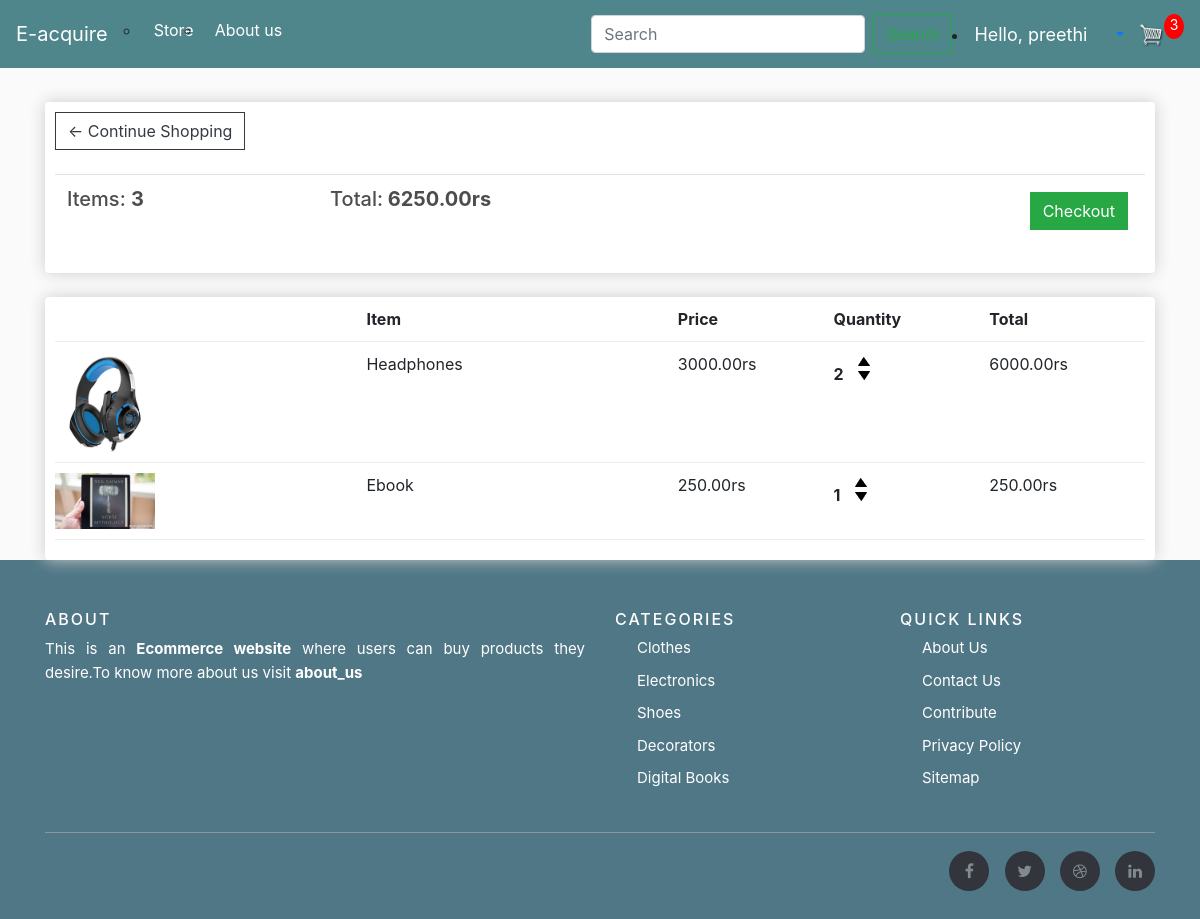
The app's page /cart/ (signed in) with its own data.
### store/models.py (models this page shows, shortened)
class Order(models.Model):
    customer = models.ForeignKey(Customer, on_delete=models.SET_NULL, null=True, blank=True)
    date_ordered = models.DateTimeField(auto_now_add=True)
    complete = models.BooleanField(default=False)
    transaction_id = models.CharField(max_length=100, null=True)
    @property
    def get_cart_total(self):
        orderitems = self.orderitem_set.all()
        total = sum([item.get_total for item in orderitems])
        return total
    @property
    def get_cart_items(self):
        orderitems = self.orderitem_set.all()
        total = sum([item.quantity for item in orderitems])
        return total

class OrderItem(models.Model):
    product = models.ForeignKey(Product, on_delete=models.SET_NULL, null=True)
    order = models.ForeignKey(Order, on_delete=models.SET_NULL, null=True)
    quantity = models.IntegerField(default=0, null=True, blank=True)
    date_added = models.DateTimeField(auto_now_add=True)
    @property
    def get_total(self):
        total = self.product.price * self.quantity
        return total

class Product(models.Model):
    name = models.CharField(max_length=200)
    price = models.FloatField()
    description = models.TextField(null=True,blank=True)
    digital = models.BooleanField(default=False, null=True, blank=True)
    image = models.ImageField(null=True, blank=True)
    @property
    def imageURL(self):
        try:
            url = self.image.url
        except:
            url = ''
        return url

### store/views.py (the view)
# urls.py: path('cart/', views.cart, name="cart"),
def cart(request):
	data = cartData(request)
	cartItems = data['cartItems']
	order = data['order']
	items = data['items']
	print(items)
	context = {'items': items, 'order': order, 'cartItems': cartItems}
	return render(request, 'store/cart.html', context)

### store/utils.py (called while the page is built)
def cartData(request):
    if request.user.is_authenticated:
        customer = request.user.customer
        order, created = Order.objects.get_or_create(customer=customer, complete=False)
        items = order.orderitem_set.all()
        cartItems = order.get_cart_items
    else:
        cookieData = cookieCart(request)
        cartItems = cookieData['cartItems']
        order = cookieData['order']
        items = cookieData['items']
    return {'cartItems': cartItems, 'order': order, 'items': items}

### store/templates/store/cart.html
{% extends 'store/main.html' %}
{% load static %}
{% block content %}
	<div class="row">
		<div class="col-lg-12">
			<div class="box-element">
				<a  class="btn btn-outline-dark" href="{% url 'store' %}">&#x2190; Continue Shopping</a>
				<br>
				<br>
				<table class="table">
					<tr>
						<th><h5>Items: <strong>{{order.get_cart_items}}</strong></h5></th>
						<th><h5>Total:<strong> {{order.get_cart_total|floatformat:2}}rs</strong></h5></th>
						<th>
							<a  style="float:right; margin:5px;" class="btn btn-success" href="{% url 'checkout' %}">Checkout</a>
						</th>
					</tr>
				</table>
			</div>
			<br>
			<div class="box-element">
				<div class="cart-row">
					<div style="flex:2"></div>
					<div style="flex:2"><strong>Item</strong></div>
					<div style="flex:1"><strong>Price</strong></div>
					<div style="flex:1"><strong>Quantity</strong></div>
					<div style="flex:1"><strong>Total</strong></div>
				</div>
				{% for item in items %}
				<div class="cart-row">
					<div style="flex:2"><img class="row-image" src="{{item.product.imageURL}}"></div>
					<div style="flex:2"><p>{{item.product.name}}</p></div>
					<div style="flex:1"><p>{{item.product.price|floatformat:2}}rs</p></div>
					<div style="flex:1">
						<p class="quantity">{{item.quantity}}</p>
						<div class="quantity">
							<img data-product="{{item.product.id}}" data-action="add" class="chg-quantity update-cart" src="{% static  'images/arrow-up.png' %}">
							<img data-product="{{item.product.id}}" data-action="remove" class="chg-quantity update-cart" src="{% static  'images/arrow-down.png' %}">
						</div>
					</div>
					<div style="flex:1"><p>{{item.get_total|floatformat:2}}rs</p></div>
				</div>
				{% endfor %}
			</div>
		</div>
	</div>
{% endblock content %}

### store/templates/store/main.html (shortened to what this page needs)
<!DOCTYPE html>
{% load static %}
<html>
<head>
	<link rel="stylesheet" href="https://stackpath.bootstrapcdn.com/bootstrap/4.4.1/css/bootstrap.min.css">
	<link rel="stylesheet" type="text/css" href="{% static 'css/main.css' %}">
    <link rel="stylesheet" type="text/css" href="{% static 'css/about.css' %}">
	<link rel="stylesheet" href="https://cdnjs.cloudflare.com/ajax/libs/font-awesome/4.7.0/css/font-awesome.min.css">
</head>
<body>
	<nav class="navbar navbar-expand-lg navbar-dark bg-dark">
	  <a class="navbar-brand" href="{% url 'store' %}">E-acquire</a>
	  <div class="collapse navbar-collapse" id="navbarSupportedContent">
	    <ul class="navbar-nav mr-auto">
	      <li class="nav-item active">
	        <a class="nav-link" href="{% url 'store' %}">Store <span class="sr-only">(current)</span></a>
	      </li>
		  <li class="nav-item active">
	        <a class="nav-link" href="{% url 'about_us' %}">About us <span class="sr-only">(current)</span></a>
	      </li>
	    </ul>
		  <form  action ="{% url 'search' %}" class="form-inline my-2 my-lg-0">
			  <input class="form-control mr-sm-2" name='search_item' type="search" placeholder="Search" aria-label="Search">
			  <button class="btn btn-outline-success my-2 my-sm-0" type="submit">Search</button>
		  </form>
	    <div class="form-inline my-2 my-lg-0">
			{% if user.is_authenticated %}
				<li class="dropdown">
            <a href="#" data-toggle="dropdown" class="dropdown-toggle">
                <span class="hello-msg">Hello, {{request.user}}</span>
            </a>
        </li>
			{% else %}
	     	 	<a href="{% url 'login' %}"class="btn btn-warning">Login</a>
			{% endif %}
			<a href="{% url 'cart' %}">
	    		<img  id="cart-icon" src="{% static 'images/cart.png' %}">
	    	</a>
	    	<p id="cart-total">{{cartItems}}</p>
	    </div>
	  </div>
	</nav>
     <div class="container">
            <br>
            {% block content %}
            {% endblock content %}
         </div>
    <footer class="site-footer">
      <div class="container">
        <div class="row">
          <div class="col-sm-12 col-md-6">
            <h6>About</h6>
			  <p class="text-justify" style="color:#fff;">This is an <b>Ecommerce website</b> where users can buy products they desire.To know more about us visit <a href="{% url 'about_us' %}"><b style="color:#fff">about_us</b></a></p></a></p>
			  </div>
          <div class="col-xs-6 col-md-3">
            <h6>Categories</h6>
            <ul class="footer-links">
              <li><a href="{% url 'store' %}">Clothes</a></li>
              <li><a href="{% url 'store' %}">Electronics</a></li>
              <li><a href="{% url 'store' %}">Shoes</a></li>
              <li><a href="{% url 'store' %}">Decorators</a></li>
              <li><a href="{% url 'store' %}">Digital Books</a></li>
            </ul>
          </div>
          <div class="col-xs-6 col-md-3">
            <h6>Quick Links</h6>
            <ul class="footer-links">
              <li><a href="{% url 'about_us' %}">About Us</a></li>
              <li><a href="{% url 'about_us' %}">Contact Us</a></li>
              <li><a href="{% url 'about_us' %}">Contribute</a></li>
              <li><a href="{% url 'about_us' %}">Privacy Policy</a></li>
              <li><a href="{% url 'about_us' %}">Sitemap</a></li>
            </ul>
          </div>
        </div>
        <hr>
      </div>
      <div class="container">
        <div class="row">
          <div class="col-md-8 col-sm-6 col-xs-12">
          </div>
          <div class="col-md-4 col-sm-6 col-xs-12">
            <ul class="social-icons">
              <li><a class="facebook" href="https://www.facebook.com/kancharlapreethi.chowdary/"><i class="fa fa-facebook"></i></a></li>
              <li><a class="twitter" href="https://twitter.com/preethi94169187"><i class="fa fa-twitter"></i></a></li>
              <li><a class="dribbble" href="#"><i class="fa fa-dribbble"></i></a></li>
              <li><a class="linkedin" href="https://www.linkedin.com/in/preethi-chowdary-bbab481a9/"><i class="fa fa-linkedin"></i></a></li>
            </ul>
          </div>
        </div>
      </div>
</footer>
</body>
</html>

### static/css/main.css (style rules this page uses)
body { background-color: hsl(0, 0%, 98%); }
h1,h2,h3,h4,h5,h6 { color:hsl(0, 0%, 30%); }
.box-element { box-shadow:hsl(0, 0%, 80%) 0 0 16px; background-color: #fff; border-radius: 4px; padding: 10px; }
.bg-dark { background-color: #4f868c!important; }
#cart-icon { width:25px; display: inline-block; margin-left: 15px; }
#cart-total { display: block; text-align: center; color:#fff; background-color: red; width: 20px; height: 25px; border-radius: 50%; font-size: 14px; }
.col-lg-4, .col-lg-6, .col-lg-8, .col-lg-12 { margin-top: 10px; }
.btn { border-radius: 0; }
.row-image { width: 100px; }
.cart-row { display: flex; padding-bottom: 10px; margin-bottom: 10px; border-bottom: 1px solid #ececec; }
.cart-row { align-items: flex-stretch; }
.quantity { display: inline-block; font-weight: 700; padding-right:10px; }
.chg-quantity { width: 12px; cursor: pointer; display: block; margin-top: 5px; transition:.1s; }

### static/css/about.css (style rules this page uses)
ul { margin: 2px 0 22px 17px; }
ul li { list-style-type: circle; margin: 0 0 6px 0; padding: 0 0 4px 5px; line-height: 1.5em; }

### store/templates/store/main.html (style rules this page uses)
.hello-msg { font-size: 18px; color: #fff; margin-right: 20px; }
.site-footer { background-color:#507786; padding:45px 0 20px; font-size:15px; line-height:24px; color:#737373; }
.site-footer hr { border-top-color:#bbb; opacity:0.5 }
.site-footer h6 { color:#fff; font-size:16px; text-transform:uppercase; margin-top:5px; letter-spacing:2px }
.site-footer a { color:#737373; }
.footer-links { padding-left:0; list-style:none }
.footer-links li { display:block }
.footer-links a { color:#fff }
.site-footer .social-icons { text-align:right }
.site-footer .social-icons a { width:40px; height:40px; line-height:40px; margin-left:6px; margin-right:0; border-radius:100%; background-color:#33353d }
.social-icons { padding-left:0; margin-bottom:0; list-style:none }
.social-icons li { display:inline-block; margin-bottom:4px }
.social-icons a { background-color:#eceeef; color:#818a91; font-size:16px; display:inline-block; line-height:44px; width:44px; height:44px; text-align:center; margin-right:8px; border-radius:100%; -webkit-transition:all .2s linear; -o-transition:all .2s linear; transition:all .2s linear }

### records on screen
Order: get_cart_items "3", get_cart_total "6250.00"
OrderItem: product.imageURL (picture), product.name "Headphones", product.price "3000.00", quantity "2", get_total "6000.00"
OrderItem: product.imageURL (picture), product.name "Ebook", product.price "250.00", quantity "1", get_total "250.00"

### other values on screen
{{ request.user }} "preethi"
{{ cartItems }} "3"
